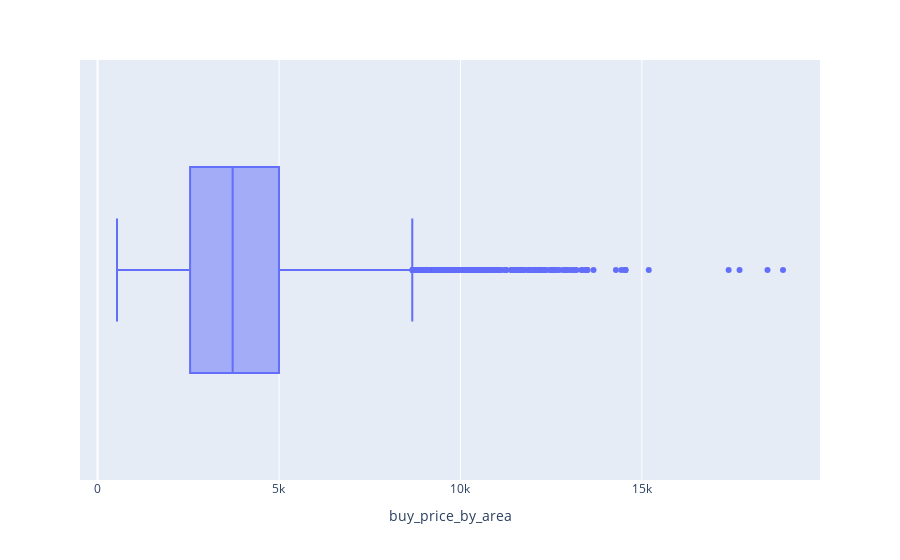

Here is the notebook cell this chart was saved with:
### Code cell
fig = px.box(my_df, x="buy_price_by_area")  
fig.show()

### Figure 1 — Plotly figure (JSON) as saved in the notebook; plotly's stock layout.template omitted (floating-point values rounded to 4 significant figures; data arrays with more than 128 entries replaced by an {"elided": "..."} marker saying what was removed)
{"data": [{"alignmentgroup": "True", "hovertemplate": "buy_price_by_area=%{x}<extra></extra>", "legendgroup": "", "marker": {"color": "#636efa"}, "name": "", "notched": false, "offsetgroup": "", "orientation": "h", "showlegend": false, "type": "box", "x": {"elided": "21177 int values"}, "x0": " ", "xaxis": "x", "y0": " ", "yaxis": "y"}], "layout": {"boxmode": "group", "legend": {"tracegroupgap": 0}, "margin": {"t": 60}, "xaxis": {"anchor": "y", "domain": [0, 1], "title": {"text": "buy_price_by_area"}}, "yaxis": {"anchor": "x", "domain": [0, 1]}}}
